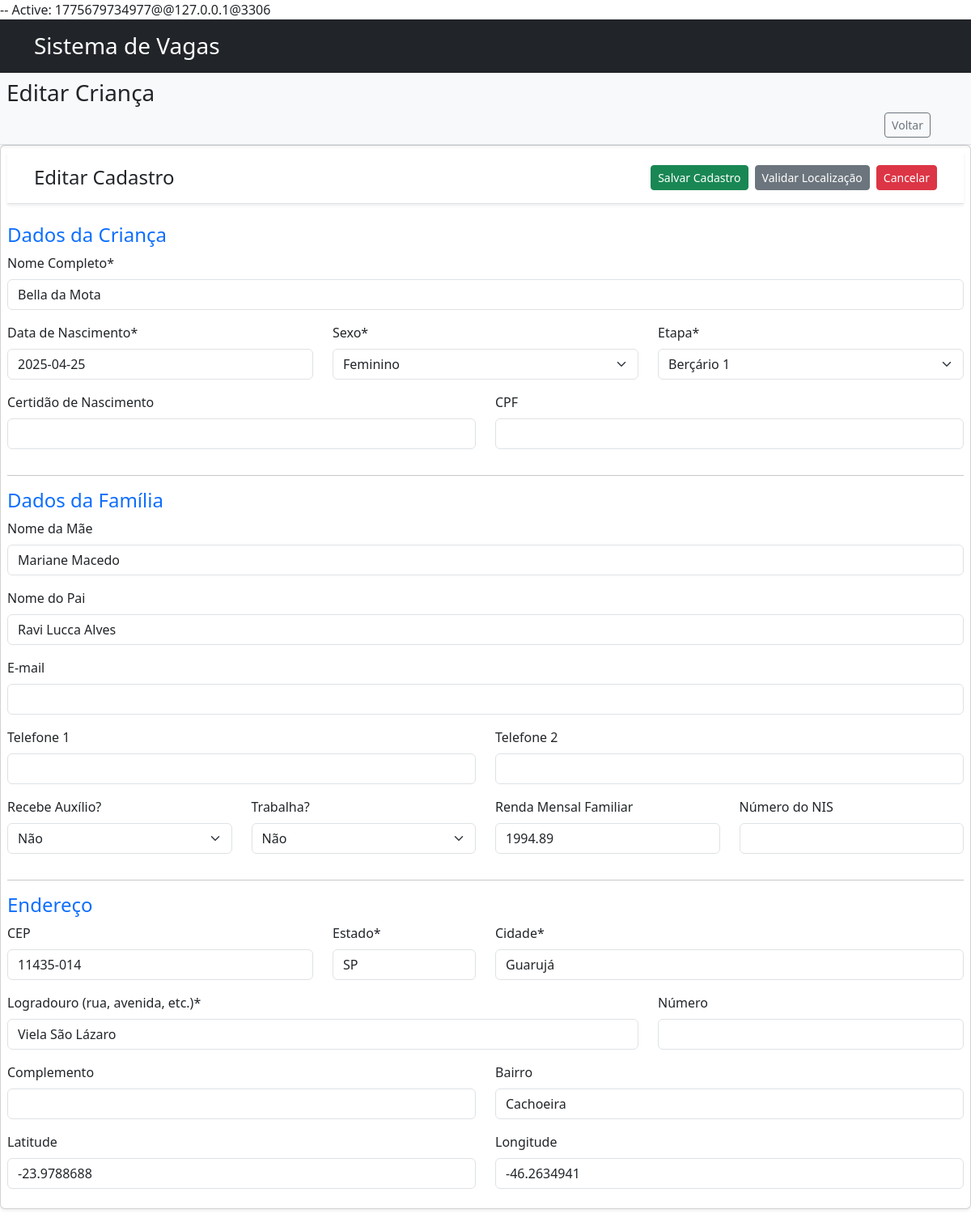
The page /atualiza/1 on the database its author committed.
### creches/models.py (models this page shows, shortened)
class Crianca(models.Model):
    ETAPAS_CHOICES = [
        ("B1", "Berçário 1"),
        ("B2", "Berçário 2"),
        ("M1", "Maternal 1"),
        ("M2", "Maternal 2"),
    ]
    nome = models.CharField(max_length=100, verbose_name="Nome Completo")
    data_nascimento = models.DateField(verbose_name="Data de Nascimento")
    sexo = models.CharField(
        max_length=1,
        blank=False,
        null=False,
        choices=[("M", "Masculino"), ("F", "Feminino")],
        verbose_name="Sexo",
    )
    cpf = models.CharField(
        max_length=14, unique=True, blank=True, null=True, verbose_name="CPF"
    )
    cert_nascimento = models.CharField(
        max_length=30, blank=True, null=True, verbose_name="Certidão de Nascimento"
    )
    data_cadastro = models.DateField(auto_now_add=True, verbose_name="Data de Cadastro")
    etapa = models.CharField(
        blank=False,
        null=False,
        max_length=2,
        choices=ETAPAS_CHOICES,
        verbose_name="Etapa",
    )
    endereco = models.ForeignKey(
        Endereco, on_delete=models.SET_NULL, null=True, related_name="crianca"
    )
    familia = models.ForeignKey(
        Familia, on_delete=models.CASCADE, related_name="membros"
    )

class Familia(models.Model):
    mae = models.CharField(max_length=100)
    mae = models.CharField(
        max_length=100, blank=True, null=True, verbose_name="Nome da Mãe"
    )
    pai = models.CharField(
        max_length=100, blank=True, null=True, verbose_name="Nome do Pai"
    )
    renda = models.DecimalField(
        max_digits=10,
        decimal_places=2,
        blank=True,
        null=True,
        verbose_name="Renda Mensal Familiar",
    )
    telefone_1 = models.CharField(
        max_length=20, blank=True, null=True, verbose_name="Telefone 1"
    )
    telefone_2 = models.CharField(
        max_length=20, blank=True, null=True, verbose_name="Telefone 2"
    )
    email = models.EmailField(blank=True, null=True, verbose_name="E-mail")
    auxilio = models.BooleanField(
        blank=True, null=True, default=False, verbose_name="Recebe Auxílio?"
    )  # Indica se a família recebe algum tipo de auxílio
    trabalha = models.BooleanField(
        blank=True, null=True, default=False, verbose_name="Trabalha?"
    )  # Indica se pelo menos um dos responsáveis trabalha
    nis = models.IntegerField(
        unique=True, blank=True, null=True, verbose_name="Número do NIS"
    )  # Número de Identificação Social, importante para programas sociais

class Endereco(models.Model):
    logradouro = models.CharField(
        max_length=100, verbose_name="Logradouro (rua, avenida, etc.)"
    )
    numero = models.CharField(
        max_length=10, blank=True, null=True, verbose_name="Número"
    )
    complemento = models.CharField(
        max_length=50, blank=True, null=True, verbose_name="Complemento"
    )
    bairro = models.CharField(
        blank=True, null=True, max_length=50, verbose_name="Bairro"
    )
    cep = models.CharField(blank=True, null=True, max_length=9, verbose_name="CEP")
    cidade = models.CharField(max_length=50, verbose_name="Cidade")
    estado = models.CharField(max_length=2, verbose_name="Estado")
    latitude = models.FloatField(blank=True, null=True, verbose_name="Latitude")
    longitude = models.FloatField(blank=True, null=True, verbose_name="Longitude")

### creches/views.py (the view, shortened to what this page needs)
# urls.py: path("atualiza/<int:pk>", creches.views.atualiza, name="atualiza"),
def atualiza(request, pk):
    crianca = get_object_or_404(Crianca, pk=pk)
    familia = crianca.familia
    endereco = crianca.endereco
    data = request.POST if request.method == "POST" else None
    form_crianca = CriancaForm(data, instance=crianca)
    form_familia = FamiliaForm(data, instance=familia)
    form_endereco = EnderecoForm(data, instance=endereco)
    return render(
    request,
    "update.html",
    {
        "form_crianca": form_crianca,
        "form_familia": form_familia,
        "form_endereco": form_endereco,
        "crianca": crianca,
    },
)

### creches/forms.py
class CriancaForm(forms.ModelForm):
    def __init__(self, *args, **kwargs):
        super().__init__(*args, **kwargs)
        self.helper = FormHelper()
        self.helper.form_tag = False
        self.helper.layout = Layout(
            "nome",
            Row(
                Column("data_nascimento", css_class="form-group col-md-4 mb-0"),
                Column("sexo", css_class="form-group col-md-4 mb-0"),
                Column("etapa", css_class="form-group col-md-4 mb-0"),
            ),
            Row(
                Column("cert_nascimento", css_class="form-group col-md-6 mb-0"),
                Column("cpf", css_class="form-group col-md-6 mb-0"),
            ),
        )
    class Meta:
        model = Crianca
        fields = ["nome", "data_nascimento", "sexo", "etapa", "cert_nascimento", "cpf"]
        widgets = {
            "data_nascimento": forms.TextInput(
                attrs={"placeholder": "DD/MM/AAAA", "class": "form-control"}
            ),
        }

class FamiliaForm(forms.ModelForm):
    def __init__(self, *args, **kwargs):
        super().__init__(*args, **kwargs)
        self.helper = FormHelper()
        self.helper.form_tag = False
        self.helper.layout = Layout(
            "mae",
            "pai",
            "email",
            Row(
                Column("telefone_1", css_class="form-group col-md-6 mb-0"),
                Column("telefone_2", css_class="form-group col-md-6 mb-0"),
            ),
            Row(
                Column("auxilio", css_class="form-group col-md-3 mb-0"),
                Column("trabalha", css_class="form-group col-md-3 mb-0"),
                Column("renda", css_class="form-group col-md-3 mb-0"),
                Column("nis", css_class="form-group col-md-3 mb-0"),
            ),
        )
    class Meta:
        model = Familia
        fields = [
            "mae",
            "pai",
            "renda",
            "telefone_1",
            "telefone_2",
            "email",
            "auxilio",
            "nis",
            "trabalha",
        ]

### creches/templates/update.html (shortened to what this page needs)
{% extends 'base.html' %}
{% load crispy_forms_tags %}
{% block content %}
<nav class="sticky-top bg-light border-bottom shadow-sm p-2">
        {% if crianca.pk %}
            <h3>Editar Criança</h3>
        {% endif %}
    <div class="container d-flex justify-content-end">
        <a href="{% url 'home' %}" class="btn btn-outline-secondary btn-sm me-2">
                Voltar</a>
    </div>
</nav>
<div>
    <form method="post" class="card p-2 shadow-sm">
        <nav class="sticky-top bg-white border-bottom shadow-sm p-3 mb-4">
            <div class="container d-flex justify-content-between align-items-center">
                <h4 class="m-0">Editar Cadastro</h4>
                <div class="d-flex">
                    <button type="submit" class="btn btn-success btn-sm me-2">
                         Salvar Cadastro</button>
                    <button type="button" onclick="buscarCoordenadas()" class="btn btn-secondary btn-sm btn-sm me-2">Validar Localização</button>
                    <a href="{% url 'listagem' %}" class="btn btn-danger btn-sm">Cancelar</a>
                </div>
            </div>
        </nav>
        <h4 class="text-primary">Dados da Criança</h4>
          {% crispy form_crianca form_crianca.helper %}
          <hr>
        <h4 class="text-primary">Dados da Família</h4>
          {% crispy form_familia form_familia.helper %}
          <hr>
        <h4 class="text-primary">Endereço</h4>
          {% crispy form_endereco form_endereco.helper %}
    </form>
</div>
{% endblock content %}

### rows shown on the page
Crianca: nome "Bella da Mota", data_nascimento "2025-04-25", sexo "Feminino", etapa "Berçário 1"
Familia: mae "Mariane Macedo", pai "Ravi Lucca Alves", auxilio "Não", trabalha "Não", renda "1994.89"
Endereco: cep "11435-014", estado "SP", cidade "Guarujá", logradouro "Viela São Lázaro", bairro "Cachoeira", latitude "-23.9788688", longitude "-46.2634941"
